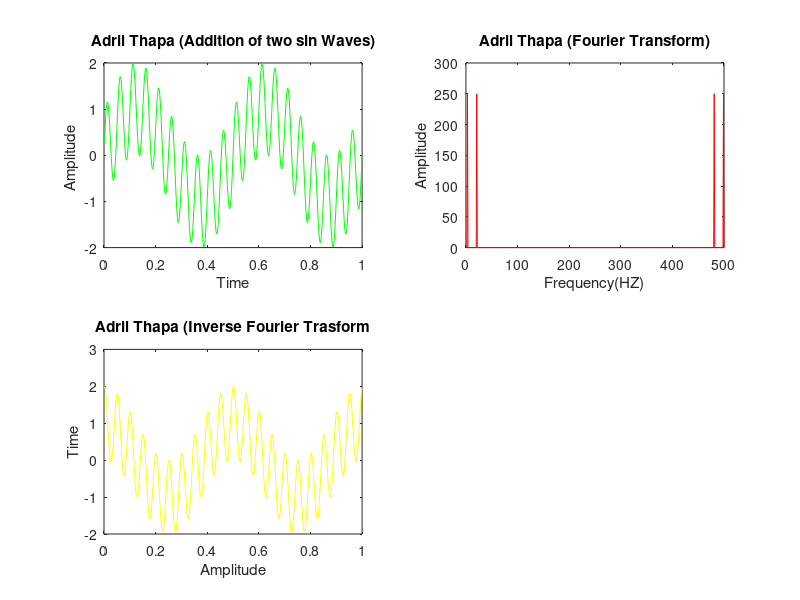

MATLAB code for this plot:
close all;
clc;
A1= 1;
f1 = 2;
 
A2 = 1;
f2= 20;

fs = 500;
ts= 1/fs:1/fs:1;
x= A1*sin(2*pi*f1*ts);
y = A2*sin(2*pi*f2*ts);
z = x + y; 


subplot(2,2,1);
plot(ts,z,'g');
xlabel("Time");
ylabel("Amplitude ");
title("Adril Thapa (Addition of two sin Waves)");


subplot(2,2,2);
FT1=abs(fft(z));
% FT= FT(0:length(FT));
% f=(0:length(FT))*fs/2/length(FT);
% FT1(10:490)=0;
% FT1(490:end)=0;
plot(FT1,'r');
xlabel("Frequency(HZ)");
ylabel("Amplitude");
title("Adril Thapa (Fourier Transform)");

 subplot(2,2,3);
 signal= ifft(FT1);
 plot(ts,signal,'y');
 xlabel("Amplitude");
 ylabel("Time");
title("Adril Thapa (Inverse Fourier Trasform");